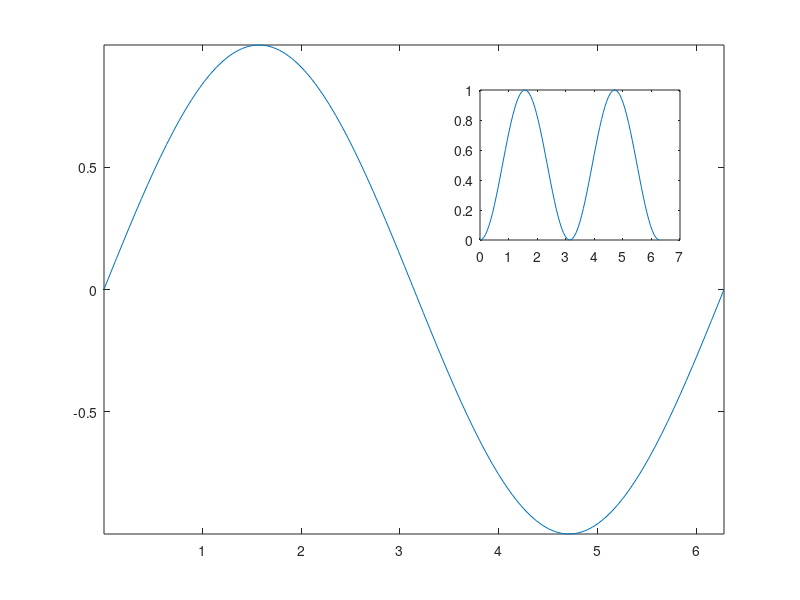

Here is the MATLAB script that generated this plot: (Note: this script raises an error after producing the figure.)
%% Using Queried Results
% Instructions are in the task pane to the left. Complete and submit each task one at a time.
% This code sets up the activity.
t = linspace(0,2*pi);
t(1) = 0.001;
y1 = sin(t);
y2 = y1.^2;
fig = figure;
ax1 = axes;
l1 = plot(t,y1);
axis tight;
ax2 = axes("Position",[.6 .6 .25 .25]);
l2 = plot(ax2,t,y2);
%% Task 1
x = ax1.XLim
%% Task 2
ax2.XLim = x
%% Task 3
y = ax1.YLim
ax2.YLim = y